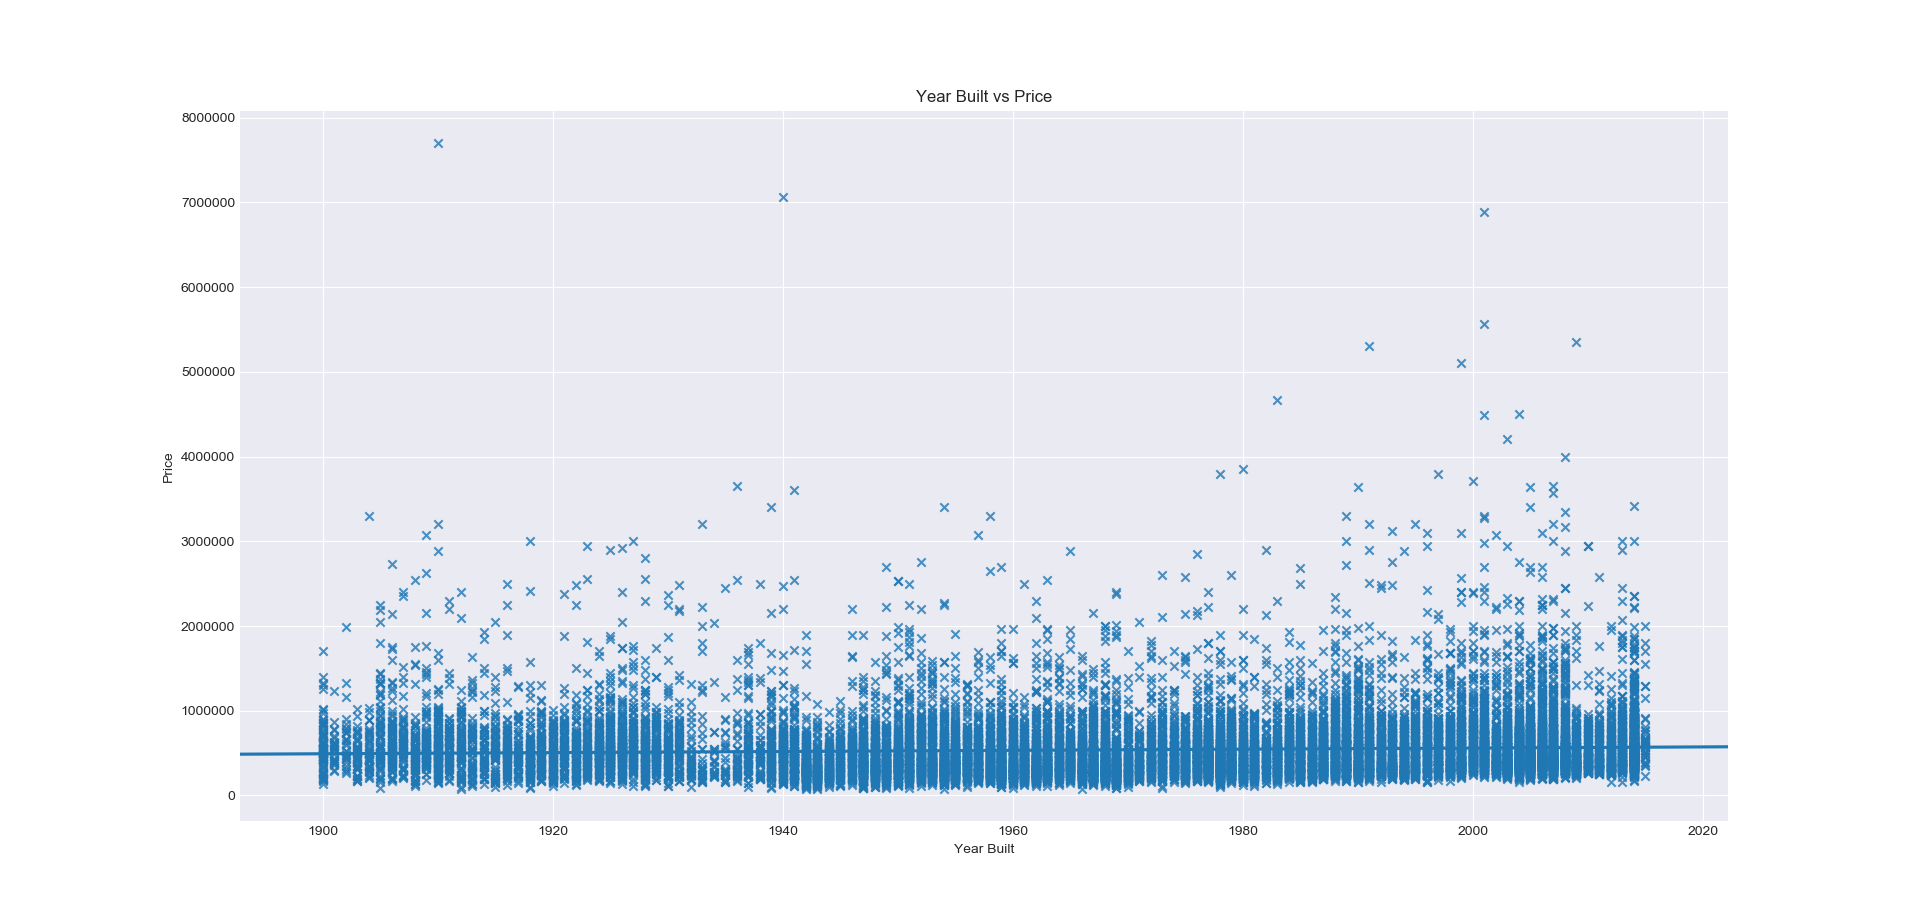

Recreate this plot in Python.
# -*- coding: utf-8 -*-
"""
Created on Fri Jan 19 20:57:59 2018

@author: pravin
"""

import pandas as pd
import matplotlib.pyplot as plt
import seaborn as sns

#since heatmap shows condition is not very useful for predicting the price (i.e. condition does not influence the value of price)
def visualize():
    dataset=pd.read_csv('../dataset.csv')
    del dataset['id'] #as we know id of a house is not important in predicting its price
    sns.regplot(x='yr_built',y='price',data=dataset,scatter=True,marker='x')
    plt.title('Year Built vs Price')
    plt.xlabel('Year Built')
    plt.ylabel('Price')
    plt.show()
visualize()
